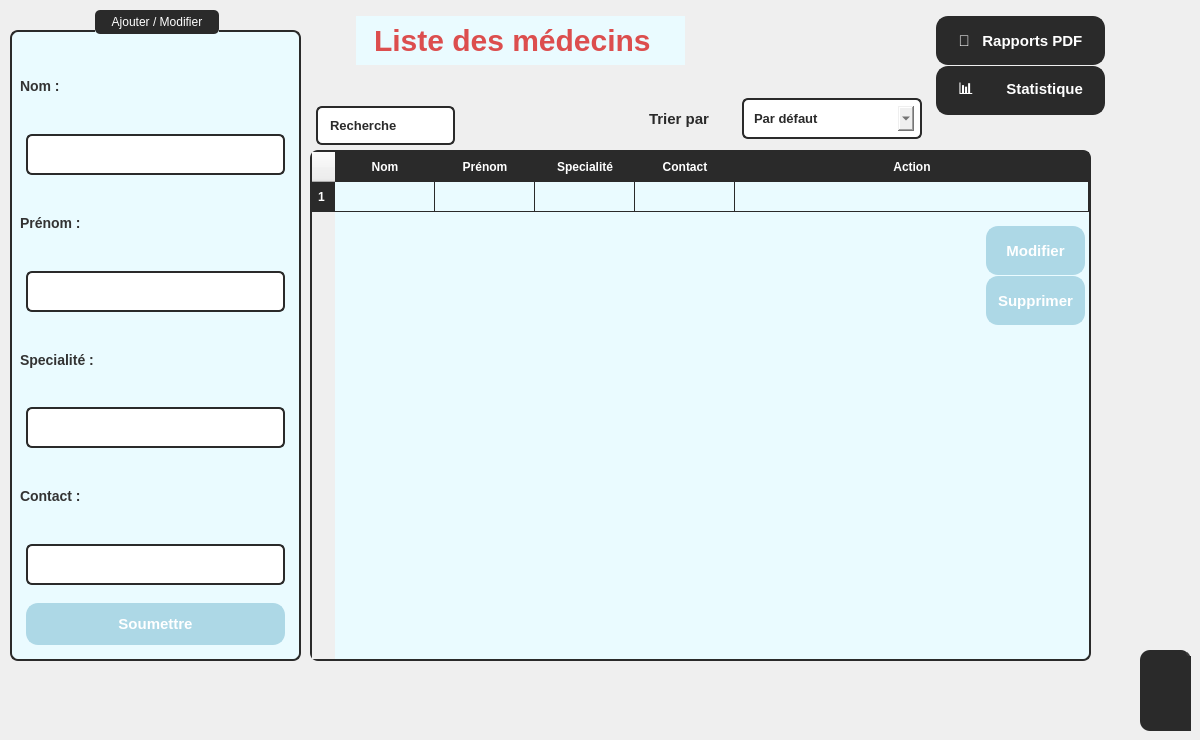
      <widget class="QWidget" name="Labo_2">
       <property name="styleSheet">
        <string notr="true">color : black;</string>
       </property>
       <widget class="QLabel" name="label_15">
        <property name="geometry">
         <rect>
          <x>350</x>
          <y>10</y>
          <width>341</width>
          <height>61</height>
         </rect>
        </property>
        <property name="styleSheet">
         <string notr="true"> color: rgb(220, 78, 78);
    padding: 10px;
    margin: 6px;
    font-size: 30px;
    font-weight: bold;
background-color: rgb(234, 251, 255); 

</string>
        </property>
        <property name="text">
         <string>Liste des médecins</string>
        </property>
       </widget>
       <widget class="QWidget" name="popupWidget_2" native="true">
        <property name="geometry">
         <rect>
          <x>1140</x>
          <y>650</y>
          <width>51</width>
          <height>81</height>
         </rect>
        </property>
        <property name="styleSheet">
         <string notr="true">QWidget {
    background-color: #2a2a2a;
    border-right: 2px solid #3a3a3a;
    border-radius: 10px;
}

QPushButton {
    background-color: #3a3a3a;
    color: #ffffff;
    border: none;
    padding: 10px;
    margin: 5px;
    border-radius: 10px;
}

QPushButton:hover {
    background-color: #4a4a4a;
}

QPushButton:pressed {
    background-color: #666666;
}

QListWidget {
    background-color: #2a2a2a;
    color: #ffffff;
    border: none;
    border-radius: 10px;
}

QListWidget::item {
    padding: 8px;
    border-radius: 10px;
}

QListWidget::item:selected {
    background-color: #4a4a4a;
}

QScrollBar:vertical {
    border: none;
    background: #2a2a2a;
    width: 8px;
    margin: 0px 0px 0px 0px;
    border-radius: 10px;
}

QScrollBar::handle:vertical {
    background: #555555;
    border-radius: 10px;
}

QScrollBar::handle:vertical:hover {
    background: #777777;
}

QScrollBar::add-line:vertical, QScrollBar::sub-line:vertical {
    border: none;
    background: none;
}
</string>
        </property>
        <widget class="QPushButton" name="pushButton_5">
         <property name="geometry">
          <rect>
           <x>30</x>
           <y>70</y>
           <width>111</width>
           <height>51</height>
          </rect>
         </property>
         <property name="styleSheet">
          <string notr="true">QPushButton {
    background-color: #2a2a2a;
    color: #ffffff;
    border: 2px solid #2a2a2a;
    padding: 10px;
    margin: 6px;
    border-radius: 12px;
    font-size: 11px;
    font-weight: bold;
    text-transform: uppercase;
    transition: all 0.3s ease-in-out;
}

QPushButton:hover {
    background-color: #606060;
    border-color: #777777;
}

QPushButton:pressed {
    background-color: #787878;
    border-color: #909090;
}

QPushButton:disabled {
    background-color: #353535;
    color: #ffffff;
    border-color: #444444;
}
</string>
         </property>
         <property name="text">
          <string>testtt</string>
         </property>
        </widget>
        <widget class="QPushButton" name="pushButton_6">
         <property name="geometry">
          <rect>
           <x>20</x>
           <y>0</y>
           <width>131</width>
           <height>61</height>
          </rect>
         </property>
         <property name="styleSheet">
          <string notr="true">QPushButton {
    background-color: #2a2a2a;
    color: #ffffff;
    border: 2px solid #2a2a2a;
    padding: 10px;
    margin: 6px;
    border-radius: 12px;
    font-size: 11px;
    font-weight: bold;
    text-transform: uppercase;
    transition: all 0.3s ease-in-out;
}

QPushButton:hover {
    background-color: #606060;
    border-color: #777777;
}

QPushButton:pressed {
    background-color: #787878;
    border-color: #909090;
}

QPushButton:disabled {
    background-color: #353535;
    color: #ffffff;
    border-color: #444444;
}
</string>
         </property>
         <property name="text">
          <string>testtt</string>
         </property>
        </widget>
        <widget class="QPushButton" name="pushButton_7">
         <property name="geometry">
          <rect>
           <x>20</x>
           <y>30</y>
           <width>131</width>
           <height>61</height>
          </rect>
         </property>
         <property name="styleSheet">
          <string notr="true">QPushButton {
    background-color: #2a2a2a;
    color: #ffffff;
    border: 2px solid #2a2a2a;
    padding: 10px;
    margin: 6px;
    border-radius: 12px;
    font-size: 11px;
    font-weight: bold;
    text-transform: uppercase;
    transition: all 0.3s ease-in-out;
}

QPushButton:hover {
    background-color: #606060;
    border-color: #777777;
}

QPushButton:pressed {
    background-color: #787878;
    border-color: #909090;
}

QPushButton:disabled {
    background-color: #353535;
    color: #ffffff;
    border-color: #444444;
}
</string>
         </property>
         <property name="text">
          <string>testtt</string>
         </property>
        </widget>
       </widget>
       <widget class="QGroupBox" name="groupBox_5">
        <property name="geometry">
         <rect>
          <x>10</x>
          <y>10</y>
          <width>291</width>
          <height>651</height>
         </rect>
        </property>
        <property name="styleSheet">
         <string notr="true">QGroupBox {
    background-color: rgb(234, 251, 255);  /* Light blue background */
    border: 2px solid #2a2a2a ;  /* Dark gray border */
    border-radius: 8px;         /* Rounded corners */
    margin-top: 20px;           /* Space for title */
    padding: 10px;
}
QGroupBox::title {
    subcontrol-origin: margin;
    subcontrol-position: top center;
    padding: 5px 15px;
    background-color: #2a2a2a  ;  /* Dark gray background */
    color: white  ;               /* White text */
    border-radius: 5px;
    font-weight: bold;
}</string>
        </property>
        <property name="title">
         <string>Ajouter / Modifier</string>
        </property>
        <widget class="QWidget" name="layoutWidget_2">
         <property name="geometry">
          <rect>
           <x>10</x>
           <y>40</y>
           <width>271</width>
           <height>601</height>
          </rect>
         </property>
         <layout class="QVBoxLayout" name="verticalLayout_4">
          <item>
           <widget class="QLabel" name="label_90">
            <property name="styleSheet">
             <string notr="true">font-size: 14px;
        font-weight: bold;
        color: #333; /* Dark gray text */
        background: transparent;</string>
            </property>
            <property name="text">
             <string>Nom :</string>
            </property>
           </widget>
          </item>
          <item>
           <widget class="QLineEdit" name="lineEdit_21">
            <property name="styleSheet">
             <string notr="true">border: 2px solid #2a2a2a ; /* Blue border */
        border-radius: 6px;
        padding: 5px 8px;
         color: #2a2a2a;
    padding: 10px;
    margin: 6px;
    font-size: 13px;
    font-weight: bold;
        selection-background-color: #cce5ff; /* Light blue selection */

</string>
            </property>
           </widget>
          </item>
          <item>
           <widget class="QLabel" name="label_92">
            <property name="styleSheet">
             <string notr="true">font-size: 14px;
        font-weight: bold;
        color: #333; /* Dark gray text */
        background: transparent;</string>
            </property>
            <property name="text">
             <string>Prénom :</string>
            </property>
           </widget>
          </item>
          <item>
           <widget class="QLineEdit" name="lineEdit_23">
            <property name="styleSheet">
             <string notr="true">border: 2px solid #2a2a2a ; /* Blue border */
        border-radius: 6px;
        padding: 5px 8px;
         color: #2a2a2a;
    padding: 10px;
    margin: 6px;
    font-size: 13px;
    font-weight: bold;
        selection-background-color: #cce5ff; /* Light blue selection */

</string>
            </property>
           </widget>
          </item>
          <item>
           <widget class="QLabel" name="label_93">
            <property name="styleSheet">
             <string notr="true">font-size: 14px;
        font-weight: bold;
        color: #333; /* Dark gray text */
        background: transparent;</string>
            </property>
            <property name="text">
             <string>Specialité :</string>
            </property>
           </widget>
          </item>
          <item>
           <widget class="QLineEdit" name="lineEdit_25">
            <property name="styleSheet">
             <string notr="true">border: 2px solid #2a2a2a ; /* Blue border */
        border-radius: 6px;
        padding: 5px 8px;
         color: #2a2a2a;
    padding: 10px;
    margin: 6px;
    font-size: 13px;
    font-weight: bold;
        selection-background-color: #cce5ff; /* Light blue selection */

</string>
            </property>
           </widget>
          </item>
          <item>
           <widget class="QLabel" name="label_94">
            <property name="styleSheet">
             <string notr="true">font-size: 14px;
        font-weight: bold;
        color: #333; /* Dark gray text */
        background: transparent;</string>
            </property>
            <property name="text">
             <string>Contact :</string>
            </property>
           </widget>
          </item>
          <item>
           <widget class="QLineEdit" name="lineEdit_27">
            <property name="styleSheet">
             <string notr="true">border: 2px solid #2a2a2a ; /* Blue border */
        border-radius: 6px;
        padding: 5px 8px;
         color: #2a2a2a;
    padding: 10px;
    margin: 6px;
    font-size: 13px;
    font-weight: bold;
        selection-background-color: #cce5ff; /* Light blue selection */

</string>
            </property>
           </widget>
          </item>
          <item>
           <widget class="QPushButton" name="pushButton_116">
            <property name="styleSheet">
             <string notr="true">QPushButton {
    background-color: rgb(173, 216, 230);
    color: #ffffff;
    border: 2px solid rgb(173, 216, 230);
    padding: 10px;
    margin: 6px;
    border-radius: 12px;
    font-size: 15px;
    font-weight: bold;
    transition: all 0.3s ease-in-out;
}

QPushButton:hover {
    background-color: #606060;
    border-color: #777777;
}

QPushButton:pressed {
    background-color: #787878;
    border-color: #909090;
}

QPushButton:disabled {
    background-color: #353535;
    color: #ffffff;
    border-color: #444444;
}
</string>
            </property>
            <property name="text">
             <string>Soumettre</string>
            </property>
           </widget>
          </item>
         </layout>
        </widget>
       </widget>
       <widget class="QTableWidget" name="tableau2">
        <property name="geometry">
         <rect>
          <x>310</x>
          <y>150</y>
          <width>781</width>
          <height>511</height>
         </rect>
        </property>
        <property name="minimumSize">
         <size>
          <width>781</width>
          <height>0</height>
         </size>
        </property>
        <property name="maximumSize">
         <size>
          <width>781</width>
          <height>511</height>
         </size>
        </property>
        <property name="layoutDirection">
         <enum>Qt::LayoutDirection::LeftToRight</enum>
        </property>
        <property name="autoFillBackground">
         <bool>false</bool>
        </property>
        <property name="styleSheet">
         <string notr="true">QTableWidget {
    background-color: rgb(234, 251, 255);
    border: 2px solid #2a2a2a;
    border-radius: 8px;
    gridline-color: #2a2a2a;
    selection-background-color: #2a2a2a;
    selection-color: white;
}

QHeaderView::section {
    background-color: #2a2a2a;
    color: white;
    padding: 5px;
    border: 1px solid #2a2a2a;
    font-weight: bold;
}

QTableWidget QTableCornerButton::section {
    background-color: #2a2a2a;
    border: 1px solid #2a2a2a;
}

QTableWidget::item {
    padding: 5px;
}

QTableWidget::item:selected {
    background-color: #2a2a2a;
    color: white;
}

QTableWidget::item:hover {
    background-color: rgb(200, 240, 250);
}
</string>
        </property>
        <property name="lineWidth">
         <number>144</number>
        </property>
        <property name="sizeAdjustPolicy">
         <enum>QAbstractScrollArea::SizeAdjustPolicy::AdjustToContents</enum>
        </property>
        <attribute name="horizontalHeaderStretchLastSection">
         <bool>true</bool>
        </attribute>
        <row/>
        <column>
         <property name="text">
          <string>Nom</string>
         </property>
        </column>
        <column>
         <property name="text">
          <string>Prénom</string>
         </property>
        </column>
        <column>
         <property name="text">
          <string>Specialité</string>
         </property>
        </column>
        <column>
         <property name="text">
          <string>Contact</string>
         </property>
        </column>
        <column>
         <property name="text">
          <string>Action</string>
         </property>
        </column>
       </widget>
       <widget class="QLineEdit" name="lineEdit_26">
        <property name="geometry">
         <rect>
          <x>310</x>
          <y>100</y>
          <width>151</width>
          <height>51</height>
         </rect>
        </property>
        <property name="styleSheet">
         <string notr="true">border: 2px solid #2a2a2a ; /* Blue border */
        border-radius: 6px;
        padding: 5px 8px;
 color: #2a2a2a  ;
    padding: 10px;
    margin: 6px;
    font-size: 13px;
    font-weight: bold;
        selection-background-color: #cce5ff; /* Light blue selection */

text : search
</string>
        </property>
        <property name="text">
         <string>Recherche</string>
        </property>
       </widget>
       <widget class="QPushButton" name="pushButton_127">
        <property name="geometry">
         <rect>
          <x>980</x>
          <y>220</y>
          <width>111</width>
          <height>61</height>
         </rect>
        </property>
        <property name="styleSheet">
         <string notr="true">QPushButton {
    background-color: rgb(173, 216, 230);
    color: #ffffff;
    border: 2px solid rgb(173, 216, 230);
    padding: 10px;
    margin: 6px;
    border-radius: 12px;
    font-size: 15px;
    font-weight: bold;
    transition: all 0.3s ease-in-out;
}

QPushButton:hover {
    background-color: #606060;
    border-color: #777777;
}

QPushButton:pressed {
    background-color: #787878;
    border-color: #909090;
}

QPushButton:disabled {
    background-color: #353535;
    color: #ffffff;
    border-color: #444444;
}
</string>
        </property>
        <property name="text">
         <string>Modifier</string>
        </property>
       </widget>
       <widget class="QPushButton" name="pushButton_128">
        <property name="geometry">
         <rect>
          <x>980</x>
          <y>270</y>
          <width>111</width>
          <height>61</height>
         </rect>
        </property>
        <property name="styleSheet">
         <string notr="true">QPushButton {
    background-color: rgb(173, 216, 230);
    color: #ffffff;
    border: 2px solid rgb(173, 216, 230);
    padding: 10px;
    margin: 6px;
    border-radius: 12px;
    font-size: 15px;
    font-weight: bold;
    transition: all 0.3s ease-in-out;
}

QPushButton:hover {
    background-color: #606060;
    border-color: #777777;
}

QPushButton:pressed {
    background-color: #787878;
    border-color: #909090;
}

QPushButton:disabled {
    background-color: #353535;
    color: #ffffff;
    border-color: #444444;
}
</string>
        </property>
        <property name="text">
         <string>Supprimer</string>
        </property>
       </widget>
       <widget class="QPushButton" name="btnmedecin3">
        <property name="geometry">
         <rect>
          <x>930</x>
          <y>10</y>
          <width>181</width>
          <height>61</height>
         </rect>
        </property>
        <property name="styleSheet">
         <string notr="true">QPushButton {
    background-color: #2a2a2a   ;
    color: #ffffff;
    border: 2px solid #2a2a2a   ;
    padding: 10px;
    margin: 6px;
    border-radius: 12px;
    font-size: 15px;
    font-weight: bold;
    transition: all 0.3s ease-in-out;
}

QPushButton:hover {
    background-color: #606060;
    border-color: #777777;
}

QPushButton:pressed {
    background-color: #787878;
    border-color: #909090;
}

QPushButton:disabled {
    background-color: #353535;
    color: #ffffff;
    border-color: #444444;
}
</string>
        </property>
        <property name="text">
         <string>📑   Rapports PDF</string>
        </property>
        <property name="icon">
         <iconset>
          <normaloff>:/new/prefix1/icons/microscope_4131002.png</normaloff>:/new/prefix1/icons/microscope_4131002.png</iconset>
        </property>
        <property name="checkable">
         <bool>true</bool>
        </property>
        <property name="autoExclusive">
         <bool>true</bool>
        </property>
       </widget>
       <widget class="QPushButton" name="btnmedecin2">
        <property name="geometry">
         <rect>
          <x>930</x>
          <y>60</y>
          <width>181</width>
          <height>61</height>
         </rect>
        </property>
        <property name="styleSheet">
         <string notr="true">QPushButton {
    background-color: #2a2a2a   ;
    color: #ffffff;
    border: 2px solid #2a2a2a   ;
    padding: 10px;
    margin: 6px;
    border-radius: 12px;
    font-size: 15px;
    font-weight: bold;
    transition: all 0.3s ease-in-out;
}

QPushButton:hover {
    background-color: #606060;
    border-color: #777777;
}

QPushButton:pressed {
    background-color: #787878;
    border-color: #909090;
}

QPushButton:disabled {
    background-color: #353535;
    color: #ffffff;
    border-color: #444444;
}
</string>
        </property>
        <property name="text">
         <string>📊        Statistique</string>
        </property>
        <property name="icon">
         <iconset>
          <normaloff>:/new/prefix1/icons/microscope_4131002.png</normaloff>:/new/prefix1/icons/microscope_4131002.png</iconset>
        </property>
        <property name="checkable">
         <bool>true</bool>
        </property>
        <property name="autoExclusive">
         <bool>true</bool>
        </property>
       </widget>
       <widget class="QWidget" name="layoutWidget_3">
        <property name="geometry">
         <rect>
          <x>537</x>
          <y>90</y>
          <width>391</width>
          <height>57</height>
         </rect>
        </property>
        <layout class="QHBoxLayout" name="horizontalLayout_2">
         <property name="spacing">
          <number>7</number>
         </property>
         <item alignment="Qt::AlignmentFlag::AlignRight">
          <widget class="QLabel" name="label_16">
           <property name="styleSheet">
            <string notr="true"> color: #2a2a2a  ;
    padding: 10px;
    margin: 6px;
    font-size: 15px;
    font-weight: bold;
 </string>
           </property>
           <property name="text">
            <string>Trier par</string>
           </property>
          </widget>
         </item>
         <item>
          <widget class="QComboBox" name="comboBox_4">
           <property name="styleSheet">
            <string notr="true">border: 2px solid #2a2a2a ; /* Blue border */
        border-radius: 6px;
        padding: 5px 8px;
 color: #2a2a2a  ;
    padding: 10px;
    margin: 6px;
    font-size: 13px;
    font-weight: bold;
        selection-background-color: #cce5ff; /* Light blue selection */

text : search
</string>
           </property>
           <item>
            <property name="text">
             <string>Par défaut</string>
            </property>
           </item>
           <item>
            <property name="text">
             <string>Id</string>
            </property>
           </item>
           <item>
            <property name="text">
             <string>Nom</string>
            </property>
           </item>
           <item>
            <property name="text">
             <string>Prénom</string>
            </property>
           </item>
          </widget>
         </item>
        </layout>
       </widget>
      </widget>
